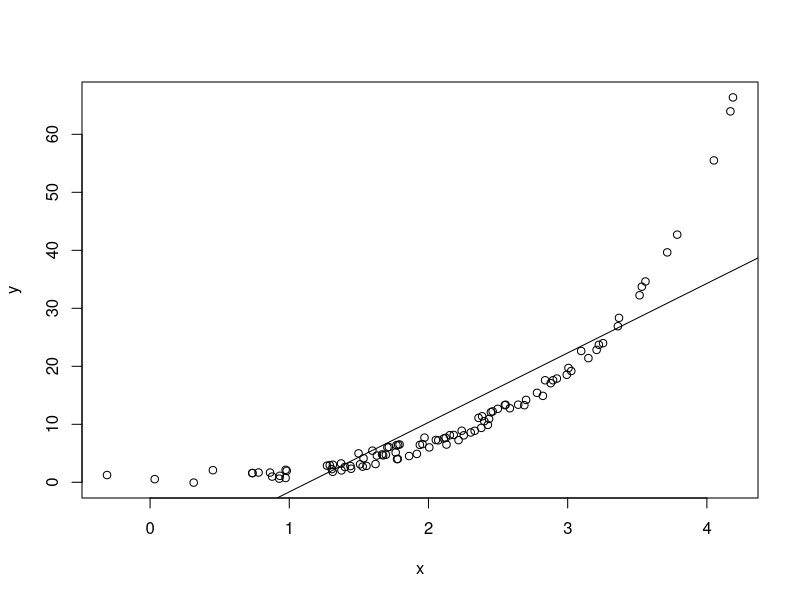

Recreate this plot in R.
## ---- chunk 1
set.seed(123)
x<-rnorm(100,2,1)
y<-exp(x)+rnorm(5,0,2)
plot(x,y)

linear<-lm(y~x)
abline(a=coef(linear[1],b=coef(linear[2],lty=2)))

## ---- chunk 2
summary(linear)
## ---- chunk 3
data<-data.frame(x,y)
data.samples<-sample(1:nrow(data),nrow(data)*0.7,replace=FALSE)
training.data<-data[data.samples,]
test.data<-data[-data.samples,]
## ---- chunk 4
train.linear<-lm(y~x, training.data)
## ---- chunk 5

train.output<-predict(train.linear,test.data)

## ---- chunk 6

RMSE.df=data.frame(predicted=train.output,actual=test.data$y,SE=((train.output-test.data$y)^2/length(train.output)))

## ---- chunk 7
head(RMSE.df)
## ---- chunk 8
sqrt(sum(RMSE.df$SE))
## ---- chunk 9

train.quadratic<-lm(y~x^2+x,training.data)
quadratic.output<-predict(train.quadratic,test.data)

RMSE.quad.df=data.frame(preicted=quadratic.output,actual=test.data$y,SE=((quadratic.output-test.data$y)^2/length(train.output)))

head(RMSE.quad.df)

## ---- chunk 10
sqrt(sum(RMSE.quad.df$SE))
## ---- chunk 11
train.polyn<-lm(y~poly(x,4),training.data)

polyn.output<-predict(train.polyn,test.data)

RMSE.polyn.df=data.frame(predicted=polyn.output,actual=test.data$y,
                         SE=((polyn.output-test.data$y)^2/length(train.output)))
head(RMSE.polyn.df)
## ---- chunk 12
sqrt(sum(RMSE.polyn.df$SE))
